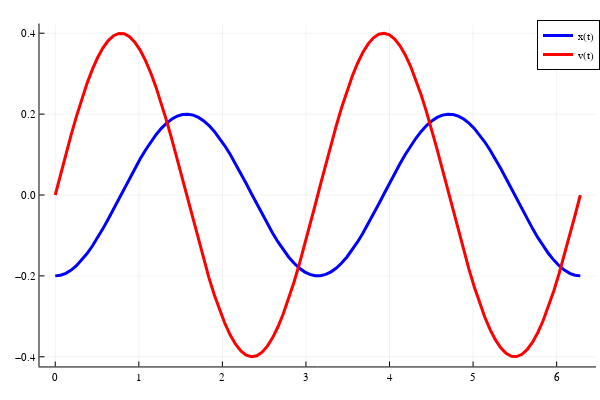

This figure's notebook cell:
### Code cell
plot(t, x, label="x(t)", color=:blue, lw=:3)
plot!(t, v, label="v(t)", color=:red, lw=:3)
